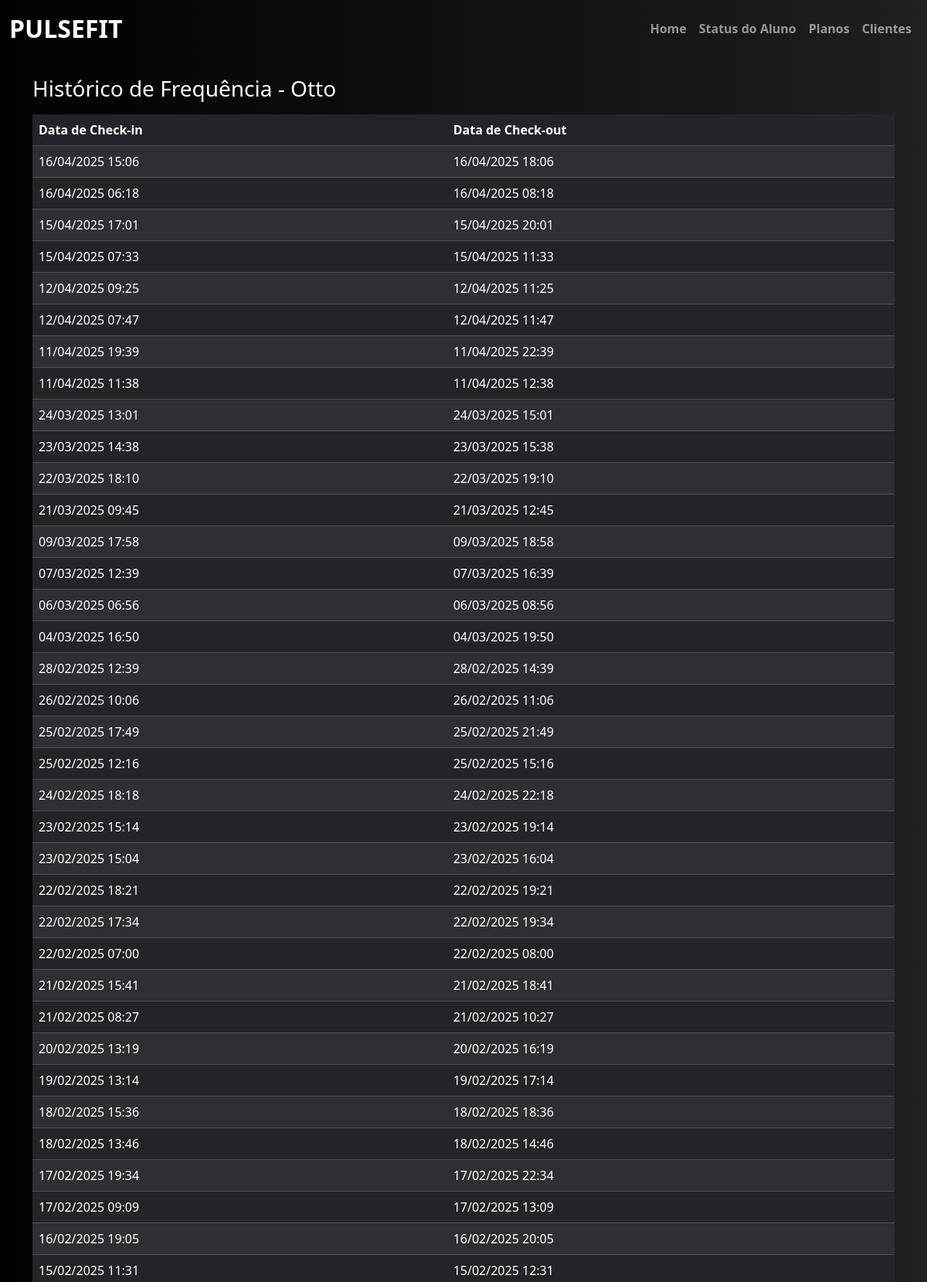
The page /status_aluno/1/frequencia (upper part) on the database its author committed.
### academia/models.py (models this page shows, shortened)
class Cliente(db.Model):
    __tablename__ = "cliente"
    id = db.Column(db.Integer, primary_key=True)
    ativo = db.Column(db.Boolean, default=True, nullable=False)
    dtcadastro = db.Column(db.DateTime, default=datetime.utcnow, nullable=False)
    nome = db.Column(db.String(20), nullable=False)
    sobrenome = db.Column(db.String(50), nullable=False)
    genero = db.Column(db.String(1), nullable=False)
    cpf = db.Column(db.BigInteger, nullable=False, unique=True)
    rg = db.Column(db.BigInteger, nullable=False, unique=True)
    dt_nascimento = db.Column(db.DateTime, nullable=False)
    estado_civil = db.Column(db.String(20), nullable=False)
    email = db.Column(db.String(100), nullable=False, unique=True)
    telefone = db.Column(db.BigInteger, nullable=False)
    rua = db.Column(db.String(100), nullable=False)
    numero = db.Column(db.Integer)
    complemento = db.Column(db.String(100))
    bairro = db.Column(db.String(50), nullable=False)
    cidade = db.Column(db.String(50), nullable=False)
    estado = db.Column(db.String(50), nullable=False)
    plano = db.Column(db.Integer, db.ForeignKey("plano.id",   name="fk_cliente_plano"))

class Checkin(db.Model):
    __tablename__ = "checkin"
    id = db.Column(db.Integer, primary_key=True)
    dt_checkin = db.Column(db.DateTime, default=datetime.utcnow, nullable=False)
    dt_checkout = db.Column(db.DateTime, nullable=True)
    cliente_id = db.Column(db.Integer, db.ForeignKey("cliente.id",  name="fk_checkin_cliente"))

### academia/routes.py (the view)
@app.route('/status_aluno/<int:cliente_id>/frequencia')
def page_aluno_frequencia(cliente_id):
    cliente = Cliente.query.get_or_404(cliente_id)
    checkins = Checkin.query.filter_by(cliente_id=cliente.id).order_by(Checkin.dt_checkin.desc()).all()
    return render_template("aluno_frequencia.html", aluno=cliente, checkins=checkins)

### academia/templates/aluno_frequencia.html (shortened to what this page needs)
{% extends 'base.html' %}
{% block conteudo %}
<body style="background: linear-gradient(to right, #000000, #1f1f1f); font-family: 'Segoe UI', sans-serif; color: white;">
    <div class="container mt-4">
        <h3>Histórico de Frequência - {{ aluno.nome }}</h3>
        <table class="table table-dark table-striped mt-3">
            <thead>
                <tr>
                    <th>Data de Check-in</th>
                    <th>Data de Check-out</th>
                </tr>
            </thead>
            <tbody>
                {% for freq in checkins %}
                <tr>
                    <td>{{ freq.dt_checkin.strftime('%d/%m/%Y %H:%M') }}</td>
                    <td>{{ freq.dt_checkout.strftime('%d/%m/%Y %H:%M') if freq.dt_checkout else '---' }}</td>
                </tr>
                {% endfor %}
            </tbody>
        </table>
    </div>
</body>
{% endblock %}

### rows shown on the page
Cliente: nome "Otto"
Checkin: dt_checkin "16/04/2025 15:06", dt_checkout "16/04/2025 18:06"
Checkin: dt_checkin "16/04/2025 06:18", dt_checkout "16/04/2025 08:18"
Checkin: dt_checkin "15/04/2025 17:01", dt_checkout "15/04/2025 20:01"
Checkin: dt_checkin "15/04/2025 07:33", dt_checkout "15/04/2025 11:33"
Checkin: dt_checkin "12/04/2025 09:25", dt_checkout "12/04/2025 11:25"
Checkin: dt_checkin "12/04/2025 07:47", dt_checkout "12/04/2025 11:47"
Checkin: dt_checkin "11/04/2025 19:39", dt_checkout "11/04/2025 22:39"
Checkin: dt_checkin "11/04/2025 11:38", dt_checkout "11/04/2025 12:38"
Checkin: dt_checkin "24/03/2025 13:01", dt_checkout "24/03/2025 15:01"
Checkin: dt_checkin "23/03/2025 14:38", dt_checkout "23/03/2025 15:38"
Checkin: dt_checkin "22/03/2025 18:10", dt_checkout "22/03/2025 19:10"
Checkin: dt_checkin "21/03/2025 09:45", dt_checkout "21/03/2025 12:45"
Checkin: dt_checkin "09/03/2025 17:58", dt_checkout "09/03/2025 18:58"
Checkin: dt_checkin "07/03/2025 12:39", dt_checkout "07/03/2025 16:39"
Checkin: dt_checkin "06/03/2025 06:56", dt_checkout "06/03/2025 08:56"
Checkin: dt_checkin "04/03/2025 16:50", dt_checkout "04/03/2025 19:50"
Checkin: dt_checkin "28/02/2025 12:39", dt_checkout "28/02/2025 14:39"
Checkin: dt_checkin "26/02/2025 10:06", dt_checkout "26/02/2025 11:06"
Checkin: dt_checkin "25/02/2025 17:49", dt_checkout "25/02/2025 21:49"
Checkin: dt_checkin "25/02/2025 12:16", dt_checkout "25/02/2025 15:16"
Checkin: dt_checkin "24/02/2025 18:18", dt_checkout "24/02/2025 22:18"
Checkin: dt_checkin "23/02/2025 15:14", dt_checkout "23/02/2025 19:14"
Checkin: dt_checkin "23/02/2025 15:04", dt_checkout "23/02/2025 16:04"
Checkin: dt_checkin "22/02/2025 18:21", dt_checkout "22/02/2025 19:21"
Checkin: dt_checkin "22/02/2025 17:34", dt_checkout "22/02/2025 19:34"
Checkin: dt_checkin "22/02/2025 07:00", dt_checkout "22/02/2025 08:00"
Checkin: dt_checkin "21/02/2025 15:41", dt_checkout "21/02/2025 18:41"
Checkin: dt_checkin "21/02/2025 08:27", dt_checkout "21/02/2025 10:27"
Checkin: dt_checkin "20/02/2025 13:19", dt_checkout "20/02/2025 16:19"
Checkin: dt_checkin "19/02/2025 13:14", dt_checkout "19/02/2025 17:14"
Checkin: dt_checkin "18/02/2025 15:36", dt_checkout "18/02/2025 18:36"
Checkin: dt_checkin "18/02/2025 13:46", dt_checkout "18/02/2025 14:46"
Checkin: dt_checkin "17/02/2025 19:34", dt_checkout "17/02/2025 22:34"
Checkin: dt_checkin "17/02/2025 09:09", dt_checkout "17/02/2025 13:09"
Checkin: dt_checkin "16/02/2025 19:05", dt_checkout "16/02/2025 20:05"
Checkin: dt_checkin "15/02/2025 11:31", dt_checkout "15/02/2025 12:31"
